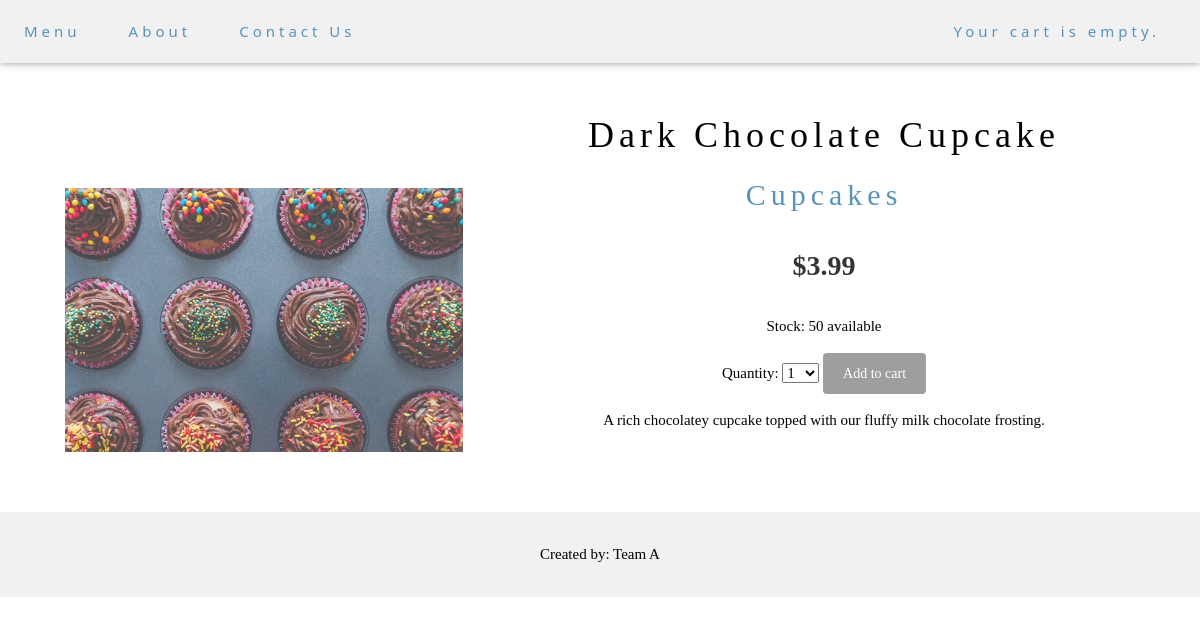
The app's page /12/dark-chocolate/ with its own data.
### shop/models.py (models this page shows, shortened)
class Product(models.Model):
    category = models.ForeignKey(Category,
                                 related_name='products')
    name = models.CharField(max_length=200, db_index=True)
    slug = models.SlugField(max_length=200, db_index=True)
    image = models.ImageField(upload_to='products/%Y/%m/%d',
                              blank=True)
    description = models.TextField(blank=True)
    price = models.DecimalField(max_digits=10, decimal_places=2)
    stock = models.PositiveIntegerField(validators=[MinValueValidator(0)])
    available = models.BooleanField(default=True)
    created = models.DateTimeField(auto_now_add=True)
    updated = models.DateTimeField(auto_now=True)
    class Meta:
        ordering = ('name',)
        index_together = (('id', 'slug'),)

class Category(models.Model):
    name = models.CharField(max_length=200,
                            db_index=True)
    slug = models.SlugField(max_length=200,
                            db_index=True,
                            unique=True)
    class Meta:
        ordering = ('name',)
        verbose_name = 'category'
        verbose_name_plural = 'categories'
    def __str__(self):
        return self.name
    def get_absolute_url(self):
        return reverse('shop:product_list_by_category',
                       args=[self.slug])

### shop/views.py (the view)
def product_detail(request, id, slug):
    product = get_object_or_404(Product,
                                id=id,
                                slug=slug,
                                available=True)
    cart_product_form = CartAddProductForm()
    stock_number = list(range(product.stock))
    return render(request,
                  'shop/product/detail.html',
                  {'product': product,'cart_product_form': cart_product_form,'stock_number': stock_number})

### cart/forms.py
class CartAddProductForm(forms.Form):
    quantity = forms.TypedChoiceField(
                                choices=PRODUCT_QUANTITY_CHOICES,
                                coerce=int)
    update = forms.BooleanField(required=False,
                                initial=False,
                                widget=forms.HiddenInput)

### cart/cart.py (called while the page is built)
    def __len__(self):
        return sum(item['quantity'] for item in self.cart.values())

### cart/context_processors.py (called while the page is built)
def cart(request):
    return {'cart': Cart(request)}

### shop/templates/shop/product/detail.html (shortened to what this page needs)
{% extends "shop/base.html" %}
{% load static %}
{% block content %}
<div class="w3-content w3-padding" style="max-width:1564px; margin-top:90px">
  <div class="product-detail">
    <img src="{% if product.image %}{{ product.image.url }}{% else %}{% static "img/no_image.png" %}{% endif %}" style="opacity:0.8">
    <h1 class="w3-center">{{ product.name }}</h1>
    <h2 class="w3-center"><a href="{{ product.category.get_absolute_url }}">{{ product.category }}</a></h2>
    <p class="price w3-center">${{ product.price }}</p>
    <p class="stock w3-center">Stock: {{ product.stock }}
	{% if product.available is True %}
	available
	{% else %}
	Not Available
	{% endif %}
	</p>
	<form class="w3-center" action="{% url "cart:cart_add" product.id %}" method="post">
        <tr><th>
		<label for="id_quantity">Quantity:</label>
	    </th><td>
	    <select id="id_quantity" name="quantity" required>
		    {% for i in stock_number %}
			<option value="{{forloop.counter}}">{{forloop.counter}}</option>
			{% endfor %}
        </select>
	    </td></tr>
        <input type="submit" value="Add to cart" style="background-color:#9e9e9e;">
    </form>
    <div class="w3-center">
      {{ product.description|linebreaks }}
    </div>
  </div>
</div>
{% endblock %}

### shop/static/css/w3.css (style rules this page uses)
*,*:before,*:after { box-sizing:inherit }
html { -ms-text-size-adjust:100%;-webkit-text-size-adjust:100% }
body { margin:0 }
a { background-color:transparent;-webkit-text-decoration-skip:objects }
img { border-style:none }
button,input,select,textarea { font:inherit;margin:0 }
button,input { overflow:visible }
button,select { text-transform:none }
button,html [type=button],[type=reset],[type=submit] { -webkit-appearance:button }
html,body { font-family:Verdana,sans-serif;font-size:15px;line-height:1.5 }
html { overflow-x:hidden }
h1,h2,h3,h4,h5,h6,.w3-slim,.w3-wide { font-family:"Segoe UI",Arial,sans-serif }
h1 { font-size:36px }
h2 { font-size:30px }
h1,h2,h3,h4,h5,h6 { font-weight:400;margin:10px 0 }
h1 a,h2 a,h3 a,h4 a,h5 a,h6 a { font-weight:inherit }
img { margin-bottom:-5px }
a { color:inherit }
.w3-content { max-width:980px;margin:auto }
.w3-center { text-align:center!important }
.w3-padding-medium,.w3-padding,.w3-form { padding:8px 16px!important }

### shop/static/css/base.css (style rules this page uses)
body { margin:0; padding:0; font-family:Palatino, serif; }
h1, h2, h3, h4, h5 , h6 { font-family: 'Palatino', serif; font-weight:normal; }
a { text-decoration:none; color:#5993bb; }
a.button, input[type="submit"] { color:#fff; background:#5993bb; border-radius:4px; padding:10px 20px; font-size:14px; border:0; }
.product-detail { text-align:justify; }
.product-detail .price { color:#333; font-size:28px; font-weight:bold; }
.product-detail img { width:40%; float:left; padding:80px 25px 25px 25px; opacity:.8; }
.product-detail h1 { margin-bottom:0; }
.product-detail h2 { margin-top:10px; }
.w3-center { text-align:center!important }

### shop/templates/shop/base.html (style rules this page uses)
body { font-family: "Times New Roman", Georgia, Serif; }
h1,h2,h3,h4,h5,h6 { font-family: "Playfair Display"; letter-spacing: 5px; }

### records on screen
Product: image (picture), name "Dark Chocolate Cupcake", category "Cupcakes", price "3.99", stock "50", description "A rich chocolatey cupcake topped with our fluffy milk chocolate frosting."

### other values on screen
form field quantity "1"
